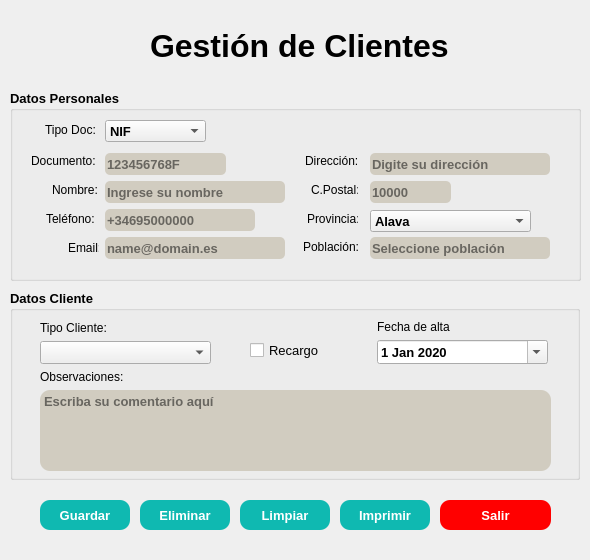
<?xml version="1.0" encoding="UTF-8"?>
<ui version="4.0">
 <class>frmClientes2</class>
 <widget class="QMainWindow" name="frmClientes2">
  <property name="geometry">
   <rect>
    <x>0</x>
    <y>0</y>
    <width>590</width>
    <height>560</height>
   </rect>
  </property>
  <property name="minimumSize">
   <size>
    <width>590</width>
    <height>560</height>
   </size>
  </property>
  <property name="font">
   <font>
    <pointsize>8</pointsize>
   </font>
  </property>
  <property name="windowTitle">
   <string>Gestión de clientes</string>
  </property>
  <property name="windowIcon">
   <iconset>
    <normaloff>../Icons/clientes2.ico</normaloff>../Icons/clientes2.ico</iconset>
  </property>
  <widget class="QWidget" name="centralwidget">
   <widget class="QLabel" name="label">
    <property name="geometry">
     <rect>
      <x>150</x>
      <y>20</y>
      <width>311</width>
      <height>51</height>
     </rect>
    </property>
    <property name="font">
     <font>
      <pointsize>24</pointsize>
      <weight>75</weight>
      <bold>true</bold>
     </font>
    </property>
    <property name="text">
     <string>Gestión de Clientes</string>
    </property>
   </widget>
   <widget class="QGroupBox" name="groupBox">
    <property name="geometry">
     <rect>
      <x>10</x>
      <y>90</y>
      <width>571</width>
      <height>191</height>
     </rect>
    </property>
    <property name="font">
     <font>
      <pointsize>10</pointsize>
      <weight>75</weight>
      <italic>false</italic>
      <bold>true</bold>
     </font>
    </property>
    <property name="title">
     <string>Datos Personales</string>
    </property>
    <widget class="QLabel" name="label_2">
     <property name="geometry">
      <rect>
       <x>35</x>
       <y>32</y>
       <width>53</width>
       <height>16</height>
      </rect>
     </property>
     <property name="font">
      <font>
       <pointsize>9</pointsize>
       <weight>50</weight>
       <bold>false</bold>
      </font>
     </property>
     <property name="text">
      <string>Tipo Doc:</string>
     </property>
    </widget>
    <widget class="QLabel" name="label_3">
     <property name="geometry">
      <rect>
       <x>21</x>
       <y>63</y>
       <width>68</width>
       <height>16</height>
      </rect>
     </property>
     <property name="font">
      <font>
       <pointsize>9</pointsize>
       <weight>50</weight>
       <bold>false</bold>
      </font>
     </property>
     <property name="text">
      <string>Documento:</string>
     </property>
    </widget>
    <widget class="QLabel" name="label_4">
     <property name="geometry">
      <rect>
       <x>42</x>
       <y>92</y>
       <width>47</width>
       <height>16</height>
      </rect>
     </property>
     <property name="font">
      <font>
       <pointsize>9</pointsize>
       <weight>50</weight>
       <bold>false</bold>
      </font>
     </property>
     <property name="text">
      <string>Nombre:</string>
     </property>
    </widget>
    <widget class="QLabel" name="label_5">
     <property name="geometry">
      <rect>
       <x>295</x>
       <y>63</y>
       <width>53</width>
       <height>16</height>
      </rect>
     </property>
     <property name="font">
      <font>
       <pointsize>9</pointsize>
       <weight>50</weight>
       <bold>false</bold>
      </font>
     </property>
     <property name="text">
      <string>Dirección:</string>
     </property>
    </widget>
    <widget class="QLabel" name="label_6">
     <property name="geometry">
      <rect>
       <x>297</x>
       <y>121</y>
       <width>51</width>
       <height>16</height>
      </rect>
     </property>
     <property name="font">
      <font>
       <pointsize>9</pointsize>
       <weight>50</weight>
       <bold>false</bold>
      </font>
     </property>
     <property name="text">
      <string>Provincia:</string>
     </property>
    </widget>
    <widget class="QLabel" name="label_7">
     <property name="geometry">
      <rect>
       <x>301</x>
       <y>92</y>
       <width>47</width>
       <height>16</height>
      </rect>
     </property>
     <property name="font">
      <font>
       <pointsize>9</pointsize>
       <weight>50</weight>
       <bold>false</bold>
      </font>
     </property>
     <property name="text">
      <string>C.Postal:</string>
     </property>
    </widget>
    <widget class="QLabel" name="label_8">
     <property name="geometry">
      <rect>
       <x>36</x>
       <y>121</y>
       <width>53</width>
       <height>16</height>
      </rect>
     </property>
     <property name="font">
      <font>
       <pointsize>9</pointsize>
       <weight>50</weight>
       <bold>false</bold>
      </font>
     </property>
     <property name="text">
      <string>Teléfono:</string>
     </property>
    </widget>
    <widget class="QLabel" name="label_9">
     <property name="geometry">
      <rect>
       <x>58</x>
       <y>150</y>
       <width>31</width>
       <height>16</height>
      </rect>
     </property>
     <property name="font">
      <font>
       <pointsize>9</pointsize>
       <weight>50</weight>
       <bold>false</bold>
      </font>
     </property>
     <property name="text">
      <string>Email:</string>
     </property>
    </widget>
    <widget class="QLineEdit" name="txtDNI">
     <property name="geometry">
      <rect>
       <x>95</x>
       <y>63</y>
       <width>121</width>
       <height>22</height>
      </rect>
     </property>
     <property name="styleSheet">
      <string notr="true">background-color:#d1ccc0;
border-radius:5px;</string>
     </property>
     <property name="placeholderText">
      <string>123456768F</string>
     </property>
    </widget>
    <widget class="QLineEdit" name="txtNombre">
     <property name="geometry">
      <rect>
       <x>95</x>
       <y>91</y>
       <width>180</width>
       <height>22</height>
      </rect>
     </property>
     <property name="styleSheet">
      <string notr="true">background-color:#d1ccc0;
border-radius:5px;</string>
     </property>
     <property name="placeholderText">
      <string>Ingrese su nombre</string>
     </property>
    </widget>
    <widget class="QLineEdit" name="txtDireccion">
     <property name="geometry">
      <rect>
       <x>360</x>
       <y>63</y>
       <width>180</width>
       <height>22</height>
      </rect>
     </property>
     <property name="styleSheet">
      <string notr="true">background-color:#d1ccc0;
border-radius:5px;</string>
     </property>
     <property name="placeholderText">
      <string>Digite su dirección</string>
     </property>
    </widget>
    <widget class="QLineEdit" name="txtCP">
     <property name="geometry">
      <rect>
       <x>360</x>
       <y>91</y>
       <width>81</width>
       <height>22</height>
      </rect>
     </property>
     <property name="styleSheet">
      <string notr="true">background-color:#d1ccc0;
border-radius:5px;</string>
     </property>
     <property name="placeholderText">
      <string>10000</string>
     </property>
    </widget>
    <widget class="QLineEdit" name="txtTelefono">
     <property name="geometry">
      <rect>
       <x>95</x>
       <y>119</y>
       <width>150</width>
       <height>22</height>
      </rect>
     </property>
     <property name="styleSheet">
      <string notr="true">background-color:#d1ccc0;
border-radius:5px;</string>
     </property>
     <property name="placeholderText">
      <string>+34695000000</string>
     </property>
    </widget>
    <widget class="QLineEdit" name="txtEmail">
     <property name="geometry">
      <rect>
       <x>95</x>
       <y>147</y>
       <width>180</width>
       <height>22</height>
      </rect>
     </property>
     <property name="styleSheet">
      <string notr="true">background-color:#d1ccc0;
border-radius:5px;</string>
     </property>
     <property name="placeholderText">
      <string>name@domain.es</string>
     </property>
    </widget>
    <widget class="QLabel" name="label_10">
     <property name="geometry">
      <rect>
       <x>293</x>
       <y>149</y>
       <width>55</width>
       <height>16</height>
      </rect>
     </property>
     <property name="font">
      <font>
       <pointsize>9</pointsize>
       <weight>50</weight>
       <bold>false</bold>
      </font>
     </property>
     <property name="text">
      <string>Población:</string>
     </property>
    </widget>
    <widget class="QLineEdit" name="txtPoblacion">
     <property name="geometry">
      <rect>
       <x>360</x>
       <y>147</y>
       <width>180</width>
       <height>22</height>
      </rect>
     </property>
     <property name="styleSheet">
      <string notr="true">background-color:#d1ccc0;
border-radius:5px;</string>
     </property>
     <property name="placeholderText">
      <string>Seleccione población</string>
     </property>
    </widget>
    <widget class="QComboBox" name="chbTipoDocumento">
     <property name="geometry">
      <rect>
       <x>95</x>
       <y>30</y>
       <width>101</width>
       <height>22</height>
      </rect>
     </property>
     <property name="toolTip">
      <string>Seleccione el tipo de documento</string>
     </property>
     <item>
      <property name="text">
       <string>NIF</string>
      </property>
     </item>
     <item>
      <property name="text">
       <string>DNI</string>
      </property>
     </item>
     <item>
      <property name="text">
       <string>NIE</string>
      </property>
     </item>
     <item>
      <property name="text">
       <string>Pasaporte</string>
      </property>
     </item>
     <item>
      <property name="text">
       <string>Otro</string>
      </property>
     </item>
    </widget>
    <widget class="QComboBox" name="cmbProvincia">
     <property name="geometry">
      <rect>
       <x>360</x>
       <y>120</y>
       <width>161</width>
       <height>22</height>
      </rect>
     </property>
     <property name="styleSheet">
      <string notr="true"/>
     </property>
     <item>
      <property name="text">
       <string>Alava</string>
      </property>
     </item>
     <item>
      <property name="text">
       <string>Albacete</string>
      </property>
     </item>
     <item>
      <property name="text">
       <string>Alicante</string>
      </property>
     </item>
     <item>
      <property name="text">
       <string>Almeria</string>
      </property>
     </item>
     <item>
      <property name="text">
       <string>Avila</string>
      </property>
     </item>
     <item>
      <property name="text">
       <string>Badajoz</string>
      </property>
     </item>
     <item>
      <property name="text">
       <string>Barcelona</string>
      </property>
     </item>
     <item>
      <property name="text">
       <string>Burgos</string>
      </property>
     </item>
     <item>
      <property name="text">
       <string>Caceres</string>
      </property>
     </item>
     <item>
      <property name="text">
       <string>Cadiz</string>
      </property>
     </item>
     <item>
      <property name="text">
       <string>Cantabria</string>
      </property>
     </item>
     <item>
      <property name="text">
       <string>Castellon</string>
      </property>
     </item>
     <item>
      <property name="text">
       <string>Ciudad Real</string>
      </property>
     </item>
     <item>
      <property name="text">
       <string>Cordoba</string>
      </property>
     </item>
     <item>
      <property name="text">
       <string>La Coruña</string>
      </property>
     </item>
     <item>
      <property name="text">
       <string>Cuenca</string>
      </property>
     </item>
     <item>
      <property name="text">
       <string>Gerona</string>
      </property>
     </item>
     <item>
      <property name="text">
       <string>Granada</string>
      </property>
     </item>
     <item>
      <property name="text">
       <string>Guadalajara</string>
      </property>
     </item>
     <item>
      <property name="text">
       <string>Guipuzcoa</string>
      </property>
     </item>
     <item>
      <property name="text">
       <string>Huelva</string>
      </property>
     </item>
     <item>
      <property name="text">
       <string>Huesca</string>
      </property>
     </item>
     <item>
      <property name="text">
       <string>Islas Baleares</string>
      </property>
     </item>
     <item>
      <property name="text">
       <string>Jaen</string>
      </property>
     </item>
     <item>
      <property name="text">
       <string>Leon</string>
      </property>
     </item>
     <item>
      <property name="text">
       <string>Lerida</string>
      </property>
     </item>
     <item>
      <property name="text">
       <string>Lugo</string>
      </property>
     </item>
     <item>
      <property name="text">
       <string>Madrid</string>
      </property>
     </item>
     <item>
      <property name="text">
       <string>Malaga</string>
      </property>
     </item>
     <item>
      <property name="text">
       <string>Murcia</string>
      </property>
     </item>
     <item>
      <property name="text">
       <string>Navarra</string>
      </property>
     </item>
     <item>
      <property name="text">
       <string>Ourense</string>
      </property>
     </item>
     <item>
      <property name="text">
       <string>Palencia</string>
      </property>
     </item>
     <item>
      <property name="text">
       <string>Las Palmas</string>
      </property>
     </item>
     <item>
      <property name="text">
       <string>Pontevedra</string>
      </property>
     </item>
     <item>
      <property name="text">
       <string>La Rioja</string>
      </property>
     </item>
     <item>
      <property name="text">
       <string>Salamanca</string>
      </property>
     </item>
     <item>
      <property name="text">
       <string>Segovia</string>
      </property>
     </item>
     <item>
      <property name="text">
       <string>Sevilla</string>
      </property>
     </item>
     <item>
      <property name="text">
       <string>Soria</string>
      </property>
     </item>
     <item>
      <property name="text">
       <string>Tarragona</string>
      </property>
     </item>
     <item>
      <property name="text">
       <string>Santa Cruz de Tenerife</string>
      </property>
     </item>
     <item>
      <property name="text">
       <string>Teruel</string>
      </property>
     </item>
     <item>
      <property name="text">
       <string>Toledo</string>
      </property>
     </item>
     <item>
      <property name="text">
       <string>Valencia</string>
      </property>
     </item>
     <item>
      <property name="text">
       <string>Valladolid</string>
      </property>
     </item>
     <item>
      <property name="text">
       <string>Vizcaya</string>
      </property>
     </item>
     <item>
      <property name="text">
       <string>Zamora</string>
      </property>
     </item>
     <item>
      <property name="text">
       <string>Zaragoza</string>
      </property>
     </item>
    </widget>
   </widget>
   <widget class="QGroupBox" name="groupBox_2">
    <property name="geometry">
     <rect>
      <x>10</x>
      <y>290</y>
      <width>570</width>
      <height>190</height>
     </rect>
    </property>
    <property name="font">
     <font>
      <pointsize>10</pointsize>
      <weight>75</weight>
      <italic>false</italic>
      <bold>true</bold>
     </font>
    </property>
    <property name="title">
     <string>Datos Cliente</string>
    </property>
    <widget class="QCheckBox" name="chbRecargo">
     <property name="geometry">
      <rect>
       <x>240</x>
       <y>50</y>
       <width>81</width>
       <height>21</height>
      </rect>
     </property>
     <property name="font">
      <font>
       <weight>50</weight>
       <bold>false</bold>
      </font>
     </property>
     <property name="toolTip">
      <string>Aplica algún tipo de recargo</string>
     </property>
     <property name="text">
      <string>Recargo</string>
     </property>
    </widget>
    <widget class="QTextEdit" name="txtObservaciones">
     <property name="geometry">
      <rect>
       <x>30</x>
       <y>100</y>
       <width>511</width>
       <height>81</height>
      </rect>
     </property>
     <property name="styleSheet">
      <string notr="true">background-color:#d1ccc0;
border-radius:10px;</string>
     </property>
     <property name="placeholderText">
      <string>Escriba su comentario aquí</string>
     </property>
    </widget>
    <widget class="QLabel" name="label_13">
     <property name="geometry">
      <rect>
       <x>30</x>
       <y>80</y>
       <width>119</width>
       <height>14</height>
      </rect>
     </property>
     <property name="font">
      <font>
       <pointsize>9</pointsize>
       <weight>50</weight>
       <bold>false</bold>
      </font>
     </property>
     <property name="text">
      <string>Observaciones:</string>
     </property>
    </widget>
    <widget class="QWidget" name="layoutWidget">
     <property name="geometry">
      <rect>
       <x>367</x>
       <y>30</y>
       <width>171</width>
       <height>44</height>
      </rect>
     </property>
     <layout class="QVBoxLayout" name="verticalLayout">
      <item alignment="Qt::AlignLeft|Qt::AlignVCenter">
       <widget class="QLabel" name="label_12">
        <property name="font">
         <font>
          <pointsize>9</pointsize>
          <weight>50</weight>
          <bold>false</bold>
         </font>
        </property>
        <property name="text">
         <string>Fecha de alta</string>
        </property>
       </widget>
      </item>
      <item>
       <widget class="QDateEdit" name="dtmFechaAlta">
        <property name="minimumSize">
         <size>
          <width>106</width>
          <height>0</height>
         </size>
        </property>
        <property name="minimumDate">
         <date>
          <year>2020</year>
          <month>1</month>
          <day>1</day>
         </date>
        </property>
        <property name="calendarPopup">
         <bool>true</bool>
        </property>
       </widget>
      </item>
     </layout>
    </widget>
    <widget class="QWidget" name="layoutWidget">
     <property name="geometry">
      <rect>
       <x>30</x>
       <y>30</y>
       <width>171</width>
       <height>44</height>
      </rect>
     </property>
     <layout class="QVBoxLayout" name="verticalLayout_2">
      <item>
       <widget class="QLabel" name="label_11">
        <property name="font">
         <font>
          <pointsize>9</pointsize>
          <weight>50</weight>
          <bold>false</bold>
         </font>
        </property>
        <property name="text">
         <string>Tipo Cliente:</string>
        </property>
       </widget>
      </item>
      <item>
       <widget class="QComboBox" name="comboTipoCliente">
        <property name="editable">
         <bool>false</bool>
        </property>
        <property name="currentIndex">
         <number>-1</number>
        </property>
       </widget>
      </item>
     </layout>
    </widget>
   </widget>
   <widget class="QPushButton" name="btnGuardar">
    <property name="geometry">
     <rect>
      <x>40</x>
      <y>500</y>
      <width>90</width>
      <height>30</height>
     </rect>
    </property>
    <property name="font">
     <font>
      <pointsize>10</pointsize>
      <weight>75</weight>
      <bold>true</bold>
     </font>
    </property>
    <property name="styleSheet">
     <string notr="true">background:#0fb9b1;
color:white;
border-radius:10px;</string>
    </property>
    <property name="text">
     <string>Guardar</string>
    </property>
   </widget>
   <widget class="QPushButton" name="btnEliminar">
    <property name="geometry">
     <rect>
      <x>140</x>
      <y>500</y>
      <width>90</width>
      <height>30</height>
     </rect>
    </property>
    <property name="font">
     <font>
      <pointsize>10</pointsize>
      <weight>75</weight>
      <bold>true</bold>
     </font>
    </property>
    <property name="styleSheet">
     <string notr="true">background:#0fb9b1;
color:white;
border-radius:10px;</string>
    </property>
    <property name="text">
     <string>Eliminar</string>
    </property>
   </widget>
   <widget class="QPushButton" name="btnLimpiar">
    <property name="geometry">
     <rect>
      <x>240</x>
      <y>500</y>
      <width>90</width>
      <height>30</height>
     </rect>
    </property>
    <property name="font">
     <font>
      <pointsize>10</pointsize>
      <weight>75</weight>
      <bold>true</bold>
     </font>
    </property>
    <property name="styleSheet">
     <string notr="true">background:#0fb9b1;
color:white;
border-radius:10px;</string>
    </property>
    <property name="text">
     <string>Limpiar</string>
    </property>
   </widget>
   <widget class="QPushButton" name="btnSalir">
    <property name="geometry">
     <rect>
      <x>440</x>
      <y>500</y>
      <width>111</width>
      <height>30</height>
     </rect>
    </property>
    <property name="font">
     <font>
      <pointsize>10</pointsize>
      <weight>75</weight>
      <bold>true</bold>
     </font>
    </property>
    <property name="styleSheet">
     <string notr="true">background:#F00;
color:white;
border-radius:10px;</string>
    </property>
    <property name="text">
     <string>Salir</string>
    </property>
   </widget>
   <widget class="QPushButton" name="btnImprimir">
    <property name="geometry">
     <rect>
      <x>340</x>
      <y>500</y>
      <width>90</width>
      <height>30</height>
     </rect>
    </property>
    <property name="font">
     <font>
      <pointsize>10</pointsize>
      <weight>75</weight>
      <bold>true</bold>
     </font>
    </property>
    <property name="styleSheet">
     <string notr="true">background:#0fb9b1;
color:white;
border-radius:10px;</string>
    </property>
    <property name="text">
     <string>Imprimir</string>
    </property>
   </widget>
  </widget>
 </widget>
 <tabstops>
  <tabstop>chbTipoDocumento</tabstop>
  <tabstop>txtDNI</tabstop>
  <tabstop>txtNombre</tabstop>
  <tabstop>txtTelefono</tabstop>
  <tabstop>txtEmail</tabstop>
  <tabstop>txtDireccion</tabstop>
  <tabstop>txtCP</tabstop>
  <tabstop>cmbProvincia</tabstop>
  <tabstop>txtPoblacion</tabstop>
  <tabstop>comboTipoCliente</tabstop>
  <tabstop>chbRecargo</tabstop>
  <tabstop>dtmFechaAlta</tabstop>
  <tabstop>txtObservaciones</tabstop>
  <tabstop>btnGuardar</tabstop>
  <tabstop>btnEliminar</tabstop>
  <tabstop>btnLimpiar</tabstop>
  <tabstop>btnSalir</tabstop>
 </tabstops>
 <resources/>
 <connections/>
</ui>
